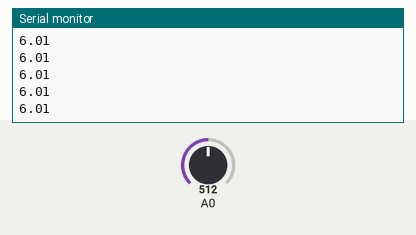
Bench run of a sketch on a simulated Arduino Uno, built with avr-gcc and run on an emulated ATmega328P. Parts: the last lines printed to the serial monitor. The test bench sets the inputs (shaded band); at power-on: A0 = 512.

Above: at 1.2 s.
1.3 s: A0 set to 716
At 1.33 s:
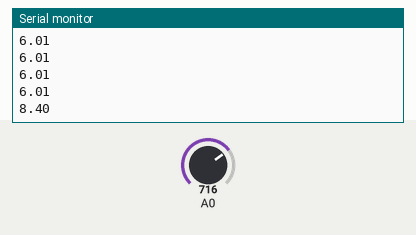
2.8 s: A0 set to 900
At 2.84 s:
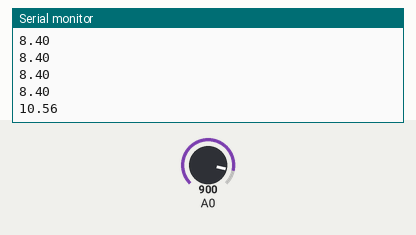
Timing chart, 0 to 5.8 s (numbered marks = the images above; inputs shaded):
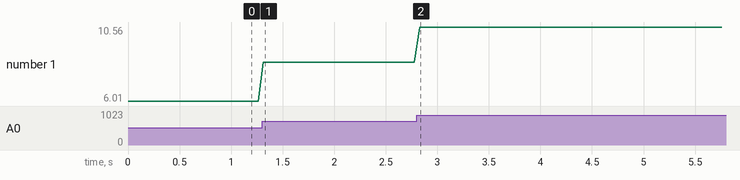

The sketch:

battery.ino
```cpp
float AnalogWert;
float Powerwert;

void setup() {
  Serial.begin(9600);
}

void loop() {
  AnalogWert = analogRead(A0);
  Powerwert = AnalogWert * (12.0 / 1023); //in case of higher voltage, change the code: powerwert = AnalogWert *(x/1023); x= your new power supply maximum voltage
  Serial.println(Powerwert);
  delay(50);
}
```

Measured:
- after the input at 1.3 s, the serial monitor: prints a new line at once (image 1)
- after the input at 2.8 s, the serial monitor: prints a new line at once (image 2)
- plotted number 1: 6.01 → 8.4 after the input at 1.3 s, 8.4 → 10.56 after the input at 2.8 s
